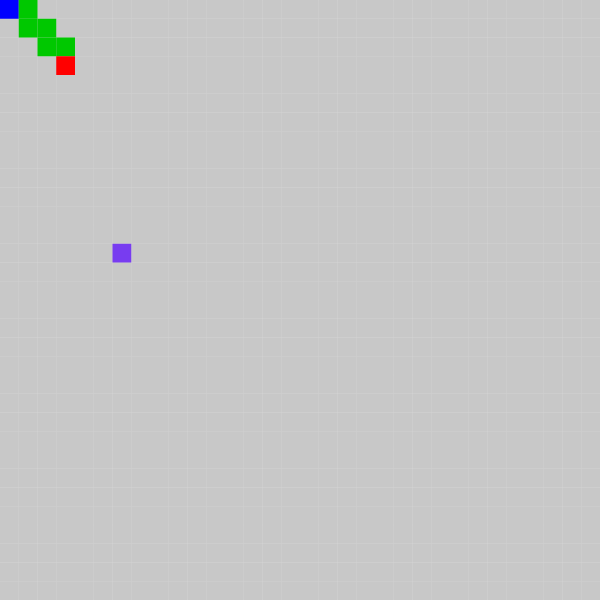
Frame 1 (no input)
Frame 60 (no input): identical to frame 1, image omitted
Frame 120 (the mouse pressed at the canvas centre since frame 60): identical to frame 1, image omitted

The p5.js sketch that drew this single still picture (run headless with seeded random() and noise() and a simulated clock; from frame 60 on, the mouse is pressed at the canvas centre):

// p5.js sketch
// ── sketch.js
let gameGrid;
let gridRows = 32;
let gridCols = 32;

let startNode;
let goalNode;

let ghost;

function setup() {
	createCanvas(600, 600);

	initLevel(gridRows, gridCols);

	startNode = gameGrid[0][0];
	goalNode = gameGrid[3][3];

	ghost = new Ghost(gridToWorld(13, 6));
}

function draw() {
	background(220);
	noStroke();

	drawLevel();

	ghost.update();
	ghost.draw();
}

function gridToWorld(row, col) {
	return createVector((col * width) / gridCols, (row * height) / gridRows);
}

function worldToGrid(x, y) {
	// row / col
	return createVector(floor(y / (height / gridRows)), floor(x / (width / gridCols)));
}

function drawLevel() {
	let sizeX = width / gridCols;
	let sizeY = height / gridRows;

	for (let row = 0; row < gridRows; row++) {
		for (let col = 0; col < gridCols; col++) {
			fill(200);

			if (!gameGrid[row][col].traversible) {
				fill(0);
			}
			rect(col * sizeX, row * sizeY, sizeX, sizeY);
		}
	}

	let result = AStar(startNode, goalNode);

	for (let k in result) {
		fill(0, 200, 0);
		if (k == 0) fill(0, 0, 255);
		else if (k == result.length - 1) fill(255, 0, 0);
		rect(result[k].pos.y * sizeX, result[k].pos.x * sizeY, sizeX, sizeY);
	}
}

function initLevel(rows, cols) {
	gameGrid = Array(rows)
		.fill()
		.map(_ => Array(cols).fill(0));

	for (let row = 0; row < gridRows; row++) {
		for (let col = 0; col < gridCols; col++) {
			gameGrid[row][col] = new Node(row, col);
		}
	}

	for (let row = 0; row < gridRows; row++) {
		for (let col = 0; col < gridCols; col++) {
			if (row != 0) gameGrid[row][col].neighbours.push(gameGrid[row - 1][col]);

			if (row != gridRows - 1) gameGrid[row][col].neighbours.push(gameGrid[row + 1][col]);

			if (col != 0) gameGrid[row][col].neighbours.push(gameGrid[row][col - 1]);

			if (col != gridCols - 1) gameGrid[row][col].neighbours.push(gameGrid[row][col + 1]);
		}
	}
}

class Node {
	constructor(r, c) {
		this.pos = createVector(r, c);
		this.parent = null;
		this.neighbours = [];
		this.fScore = null;
		this.traversible = true;
	}
}

function AStar(start, goal) {
	function reconstructPath(cameFrom, current) {
		totalPath = [current];
		while (cameFrom.has(current)) {
			current = cameFrom.get(current);
			totalPath.unshift(current);
		}
		return totalPath;
	}

	function getMinFScoreNode(nodeArray, fmap) {
		return nodeArray.reduce((prev, cur) => (fmap.get(prev) < fmap.get(cur) ? prev : cur));
	}

	function hFunction(node) {
		return dist(node.pos.x, node.pos.y, goal.pos.x, goal.pos.y);
	}

	let openSet = [start];

	let cameFrom = new Map();

	let gScore = new Map();
	gameGrid.forEach(r => r.forEach(nd => gScore.set(nd, Infinity)));
	gScore.set(start, 0);

	let fScore = new Map();
	gameGrid.forEach(r => r.forEach(nd => fScore.set(nd, Infinity)));
	fScore.set(start, hFunction(start));

	while (openSet.length != 0) {
		let current = getMinFScoreNode(openSet, fScore);
		if (current === goal) {
			return reconstructPath(cameFrom, current);
		}

		openSet.splice(openSet.indexOf(current), 1);
		for (let nb of current.neighbours) {
			if (!nb.traversible) continue;

			let tentativeGScore = gScore.get(current) + p5.Vector.dist(current.pos, nb.pos);
			if (tentativeGScore < gScore.get(nb)) {
				cameFrom.set(nb, current);
				gScore.set(nb, tentativeGScore);
				fScore.set(nb, gScore.get(nb) + hFunction(nb));
				if (openSet.indexOf(nb) == -1) {
					openSet.push(nb);
				}
			}
		}
	}

	return false;
}

class Ghost {
	constructor(pos) {
		this.pos = pos.copy();
		this.oldPos = this.pos.copy();

		this.path = [];

		// path moving init
		this.movingAmount = 0;
		this.speed = 0.5;
	}

	setPath(newPath) {
		this.path = newPath;
	}

	update() {
		// path moving update
		if (this.path.length > 0) {
			this.movingAmount += this.speed;
			this.pos = p5.Vector.lerp(this.oldPos, this.path[0], this.movingAmount);
		}

		if (this.movingAmount >= 1) {
			this.movingAmount = 0;
			this.path.splice(0, 1);
			this.oldPos = this.pos.copy();
		}
	}

	draw() {
		fill(120, 60, 240);
		rect(this.pos.x, this.pos.y, width / gridCols, height / gridRows);
	}
}

function keyPressed() {
	let selectedRow = floor((mouseY / height) * gridRows);
	let selectedCol = floor((mouseX / width) * gridCols);

	if (key == 'q') {
		startNode = gameGrid[selectedRow][selectedCol];
	} else if (key == 'w') {
		goalNode = gameGrid[selectedRow][selectedCol];
	} else if (key == ' ') {
		let ghostLocation = worldToGrid(ghost.pos.x, ghost.pos.y);
		let ghostNode = gameGrid[ghostLocation.x][ghostLocation.y];
		let result = AStar(ghostNode, goalNode);
		//ghost.pos = gridToWorld(startNode.pos.x, startNode.pos.y);
		ghost.oldPos = gridToWorld(ghostNode.pos.x, ghostNode.pos.y);

		let path = [];
		for (let k in result) {
			path.push(gridToWorld(result[k].pos.x, result[k].pos.y));
		}
		ghost.setPath(path);
	}
}

function mouseDragged() {
	let selectedRow = floor((mouseY / height) * gridRows);
	let selectedCol = floor((mouseX / width) * gridCols);

	if (mouseButton === LEFT) gameGrid[selectedRow][selectedCol].traversible = false;
	else if (mouseButton === CENTER) gameGrid[selectedRow][selectedCol].traversible = true;
}
